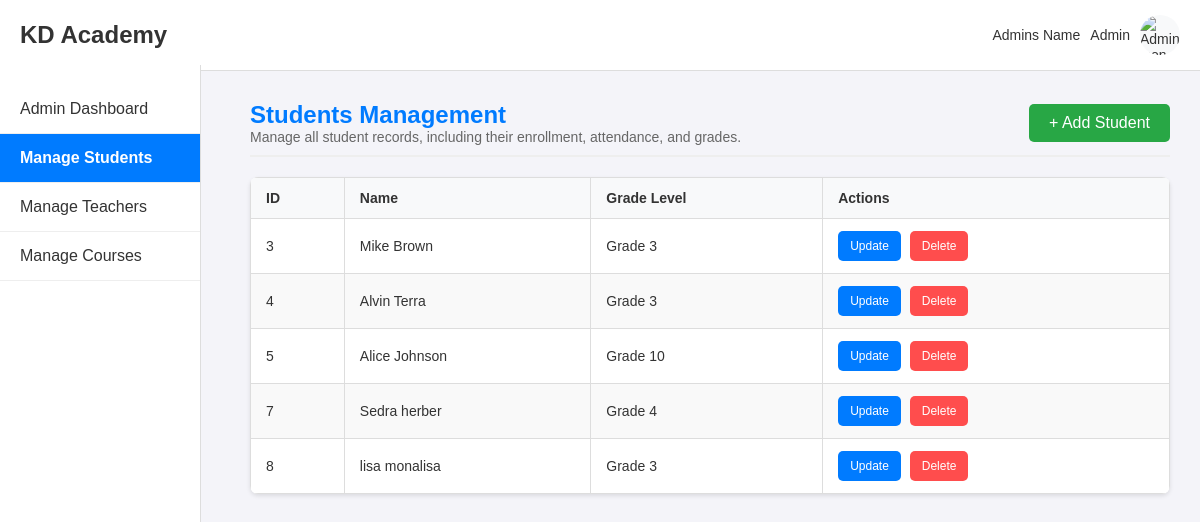
Before: /admin/students with the older database file.
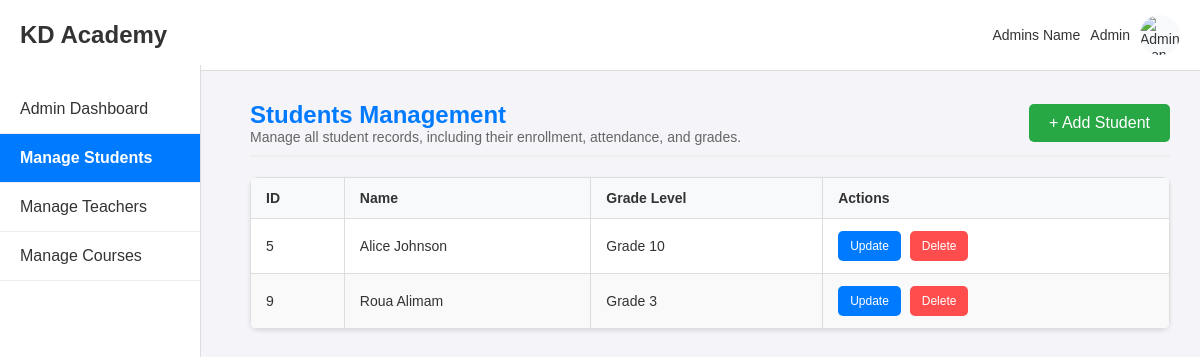
After: the same page with the newer database file.
### app/models.py (models this page shows)
class Student(db.Model):
    __tablename__ = 'students'
    student_id = db.Column(db.Integer, primary_key=True)
    user_id = db.Column(db.Integer, db.ForeignKey('users.user_id'), nullable=False)
    grade_level = db.Column(db.String(5), nullable=False)

class User(db.Model):
    __tablename__ = 'users'
    user_id = db.Column(db.Integer, primary_key=True, autoincrement=True)
    first_name = db.Column(db.String(50), nullable=False)
    last_name = db.Column(db.String(50), nullable=False)
    username = db.Column(db.String(50), unique=True, nullable=False)
    email = db.Column(db.String(100), unique=True, nullable=False)
    password = db.Column(db.String(200), nullable=False)
    role = db.Column(db.String(10), nullable=False)  # student, teacher, admin

### app/routes/admin_routes.py (the view)
@admin_routes.route('/students')
def students_management():
    try:
        students = db.session.query(Student, User).join(User, Student.user_id == User.user_id).all()
        return render_template('admin/students_man.html', students=students)
    except Exception as e:
        print(f"Error fetching students: {e}")
        flash("Error loading Students Management Page.", "error")

### app/templates/admin/students_man.html (shortened to what this page needs)
<!DOCTYPE html>
<html lang="en">
<head>
    <link rel="stylesheet" href="{{ url_for('static', filename='css/shared.css') }}">
    <link rel="stylesheet" href="{{ url_for('static', filename='css/student_man.css') }}">
</head>
<body>
    <header class="top-nav">
        <div class="logo">KD Academy</div>
        <div class="user-info">
            <span>Admins Name</span>
            <span>Admin</span>
            <img src="{{ url_for('static', filename='images/user-icon.png') }}" alt="Admin Icon">
        </div>
    </header>
    <nav class="side-nav">
        <ul>
            <li><a href="{{ url_for('admin_routes.admin_dashboard') }}">Admin Dashboard</a></li>
            <li><a href="{{ url_for('admin_routes.students_management') }}" class="active">Manage Students</a></li>
            <li><a href="{{ url_for('admin_routes.teachers_management') }}">Manage Teachers</a></li>
            <li><a href="{{ url_for('admin_routes.courses_management') }}">Manage Courses</a></li>
        </ul>
    </nav>
    <div class="main-content">
        <div class="header-section">
            <div class="title-section">
                <h2>Students Management</h2>
                <p>Manage all student records, including their enrollment, attendance, and grades.</p>
            </div>
            <button class="add-btn" onclick="openAddStudentModal()">+ Add Student</button>
        </div>
        <div class="table-container">
            <table class="students-table">
                <thead>
                    <tr>
                        <th>ID</th>
                        <th>Name</th>
                        <th>Grade Level</th>
                        <th>Actions</th>
                    </tr>
                </thead>
                <tbody>
                    {% for student in students %}
                    <tr id="student-{{ student.Student.student_id }}"
                        data-first-name="{{ student.User.first_name }}"
                        data-last-name="{{ student.User.last_name }}"
                        data-grade-level="{{ student.Student.grade_level }}">
                        <td>{{ student.Student.student_id }}</td>
                        <td>{{ student.User.first_name }} {{ student.User.last_name }}</td>
                        <td>Grade {{ student.Student.grade_level }}</td>
                        <td>
                            <button class="action-btn update-btn" onclick="openUpdateStudentModal({{ student.Student.student_id }})">Update</button>
                            <form action="{{ url_for('admin_routes.delete_student', student_id=student.Student.student_id) }}" method="POST" style="display:inline;">
                                <button type="submit" class="action-btn delete-btn">Delete</button>
                            </form>
                        </td>
                    </tr>
                    {% endfor %}
                </tbody>
            </table>
        </div>
    </div>
</body>
</html>

### app/static/css/shared.css (style rules this page uses)
body, h1, h2, h3, p, a, div, header, table, th, td, ul, li, button { margin: 0; padding: 0; box-sizing: border-box; font-family: Arial, sans-serif; }
body { background-color: #f4f4f9; color: #333; font-size: 14px; }
.top-nav { display: flex; justify-content: space-between; align-items: center; padding: 15px 20px; background-color: #fff; color: #333; font-family: 'Futura', sans-serif; border-bottom: 1px solid #ddd; }
.top-nav .logo { font-size: 24px; font-weight: bold; }
.top-nav .user-info { display: flex; align-items: center; gap: 10px; }
.top-nav .user-info img { width: 40px; height: 40px; border-radius: 50%; background-color: #f8f9fa; }
.side-nav { position: fixed; top: 65px; left: 0; width: 200px; height: calc(100% - 65px); background-color: white; border-right: 1px solid #ddd; padding-top: 20px; }
.side-nav a { display: block; padding: 15px 20px; font-size: 16px; text-decoration: none; color: #333; border-bottom: 1px solid #eee; transition: background-color 0.3s ease, color 0.3s ease; }
.side-nav a.active { background-color: #007BFF; color: white; font-weight: bold; }
.main-content { margin-left: 220px; padding: 30px; }
.header-section { display: flex; justify-content: space-between; align-items: center; margin-bottom: 20px; border-bottom: 2px solid #eee; padding-bottom: 10px; }
.header-section h2 { font-size: 24px; color: #007BFF; }
.header-section p { font-size: 14px; color: #666; }
.add-btn { background-color: #28a745; color: white; border: none; padding: 10px 20px; border-radius: 5px; font-size: 16px; cursor: pointer; transition: background-color 0.3s ease; }

### app/static/css/student_man.css (style rules this page uses)
.main-content { margin-left: 220px; padding: 30px; }
.header-section { display: flex; justify-content: space-between; align-items: center; margin-bottom: 20px; border-bottom: 2px solid #eee; padding-bottom: 10px; }
.header-section h2 { font-size: 24px; color: #007BFF; }
.header-section p { font-size: 14px; color: #666; }
.table-container { margin-top: 20px; overflow-x: auto; background-color: white; border-radius: 8px; box-shadow: 0 2px 4px rgba(0, 0, 0, 0.1); }
.students-table { width: 100%; border-collapse: collapse; text-align: left; }
.students-table th, .students-table td { padding: 12px 15px; border: 1px solid #ddd; }
.students-table th { background-color: #f8f9fa; font-weight: bold; color: #333; }
.students-table tr:nth-child(even) { background-color: #f9f9f9; }
.add-btn { background-color: #28a745; color: white; border: none; padding: 10px 20px; border-radius: 5px; font-size: 16px; cursor: pointer; transition: background-color 0.3s ease; }
.action-btn { padding: 8px 12px; font-size: 12px; border: none; border-radius: 5px; cursor: pointer; margin-right: 5px; transition: background-color 0.3s ease; }
.action-btn.update-btn { background-color: #007BFF; color: white; }
.action-btn.delete-btn { background-color: #FF4D4D; color: white; }

Changed rows visible on the page:
removed Student: Student.student_id "3", User.first_name "Mike", User.last_name "Brown", Student.grade_level "3"
removed Student: Student.student_id "4", User.first_name "Alvin", User.last_name "Terra", Student.grade_level "3"
removed Student: Student.student_id "7", User.first_name "Sedra", User.last_name "herber", Student.grade_level "4"
removed Student: Student.student_id "8", User.first_name "lisa", User.last_name "monalisa", Student.grade_level "3"
added Student: Student.student_id "9", User.first_name "Roua", User.last_name "Alimam", Student.grade_level "3"
